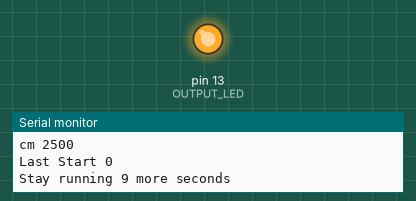
The sketch below on a simulated Arduino Uno, built with avr-gcc and run on an emulated ATmega328P. On the bench: output pins drawn as LEDs (lit = HIGH), the last lines printed to the serial monitor.

Above: at 2.6 s.
At 12.6 s:
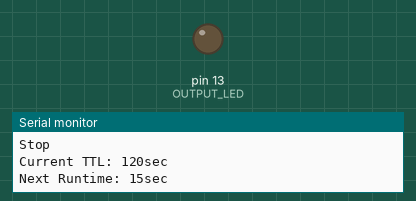
Timing chart, 0 to 14.1 s (numbered marks = the images above):
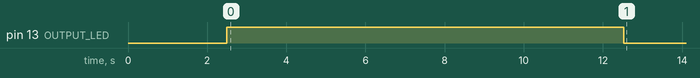

The sketch:

WaterPump-Simple.ino
```cpp
#include <EEPROM.h>

unsigned long SECONDS_PER_DAY = 86400UL;

unsigned long MS_PER_HOUR = 3600000UL;
unsigned long MS_PER_MINUTE = 60000UL;
unsigned long MS_PER_SECOND = 1000UL;

// Run four times per day
int numRuntimesPerDay = 18;

//const unsigned long DEFAULT_TTL = (unsigned long)(SECONDS_PER_DAY / numRuntimesPerDay) * MS_PER_SECOND;
const unsigned long DEFAULT_TTL = 120UL * MS_PER_SECOND; // two minutes
//const unsigned long INITIAL_TTL = 0;
unsigned long ttlMilliSec = DEFAULT_TTL;
bool justBooted = true;

// Specify in seconds
//unsigned long ttlMilliSec = 60 * MS_PER_SECOND;

// Specify in minutes
//unsigned long ttlMilliSec = 1 * MS_PER_MINUTE;

// Specify in hours
//unsigned long ttlMilliSec = 1 * MS_PER_HOUR;

int OUTPUT_LED = 13;

// Active Time
//const unsigned long INITIAL_RUNTIME_MS = 600000;  // 10 minutes
//const unsigned long DEFAULT_RUNTIME_MS = 600000;  // 10 minutes

const unsigned long INITIAL_RUNTIME_MS = 10000;  // 10 seconds
const unsigned long DEFAULT_RUNTIME_MS = 15000;  // 15 seconds

volatile unsigned long activeRuntimeMillis = INITIAL_RUNTIME_MS;
volatile unsigned long currRun = 0;

unsigned long lastStartTimeMS = 0;

#include <util/atomic.h>

// for testing only. 4294967290 is 5ms before rollover
void setMillis(unsigned long ms)
{
    extern unsigned long timer0_millis;
    ATOMIC_BLOCK (ATOMIC_RESTORESTATE) {
        timer0_millis = ms;
    }
}

void setup() {
  //lcd.begin(16,2);
  pinMode(OUTPUT_LED, OUTPUT);
  digitalWrite(OUTPUT_LED, LOW);

  Serial.begin(115200);

  Serial.println("Current Time: " + String(millis()));
  Serial.println("Initial TTL: " + String(ttlMilliSec / MS_PER_SECOND) + "sec");
  Serial.println("Initial Runtime: " + String(activeRuntimeMillis / MS_PER_SECOND) + "sec");

  Serial.println("Sleep 2.5 seconds");
  while ((millis() - 0) < 2500UL) {

  }
  Serial.println("Done with setup");

}

void loop() {
  // Every five seconds
  unsigned long currentMillis = millis();

  if ((unsigned long)(currentMillis - lastStartTimeMS) >= ttlMilliSec || justBooted || currRun > 0) {
    justBooted = false;
    //ttlMilliSec = DEFAULT_TTL;

    Serial.println("cm " + String(currentMillis));
    Serial.println("Last Start " + String(lastStartTimeMS));

    // We go HIGH.. which means we're running...
    digitalWrite(OUTPUT_LED, HIGH);

    if (currRun < activeRuntimeMillis) {
      //Serial.println("Running");
      // stay running.
      //delay(10000);
      currRun += 1000;
      Serial.println("Stay running " + String((activeRuntimeMillis - currRun) / MS_PER_SECOND) + " more seconds");
    } else {
      activeRuntimeMillis = DEFAULT_RUNTIME_MS;
      currRun = 0;
      lastStartTimeMS = currentMillis;

      Serial.println("Done with Runtime");
      delay(10);
      digitalWrite(OUTPUT_LED, LOW);

      Serial.println("Stop");
      delay(10);

      Serial.println("Current TTL: " + String(ttlMilliSec / MS_PER_SECOND) + "sec");
      Serial.println("Next Runtime: " + String(activeRuntimeMillis / MS_PER_SECOND) + "sec");
    }

    //Serial.println("Resetting");
  }
  delay(1000);
  //Serial.println("Stopped");
}
```

Measured:
- by itself, pin 13 (OUTPUT_LED): LOW → HIGH at 2.5 s, → LOW 10.0 s later
